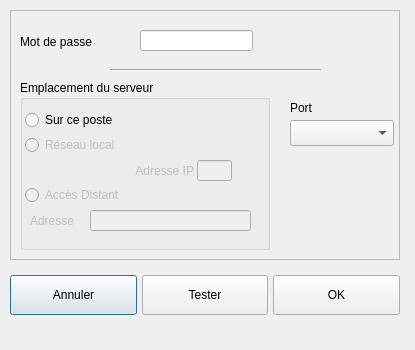
<?xml version="1.0" encoding="UTF-8"?>
<ui version="4.0">
 <class>dlg_paramconnexion</class>
 <widget class="QDialog" name="dlg_paramconnexion">
  <property name="geometry">
   <rect>
    <x>0</x>
    <y>0</y>
    <width>415</width>
    <height>350</height>
   </rect>
  </property>
  <property name="minimumSize">
   <size>
    <width>415</width>
    <height>350</height>
   </size>
  </property>
  <property name="maximumSize">
   <size>
    <width>415</width>
    <height>350</height>
   </size>
  </property>
  <property name="windowTitle">
   <string>Paramètrage de connexion à la base</string>
  </property>
  <widget class="QWidget" name="buttonsWidget" native="true">
   <property name="geometry">
    <rect>
     <x>10</x>
     <y>270</y>
     <width>390</width>
     <height>50</height>
    </rect>
   </property>
   <property name="minimumSize">
    <size>
     <width>390</width>
     <height>50</height>
    </size>
   </property>
   <property name="maximumSize">
    <size>
     <width>390</width>
     <height>50</height>
    </size>
   </property>
   <layout class="QHBoxLayout" name="horizontalLayout">
    <property name="spacing">
     <number>5</number>
    </property>
    <property name="leftMargin">
     <number>0</number>
    </property>
    <property name="topMargin">
     <number>0</number>
    </property>
    <property name="rightMargin">
     <number>0</number>
    </property>
    <property name="bottomMargin">
     <number>0</number>
    </property>
    <item>
     <widget class="UpPushButton" name="AnnuluppushButton">
      <property name="minimumSize">
       <size>
        <width>0</width>
        <height>40</height>
       </size>
      </property>
      <property name="contextMenuPolicy">
       <enum>Qt::NoContextMenu</enum>
      </property>
      <property name="text">
       <string>Annuler</string>
      </property>
      <property name="icon">
       <iconset resource="assets/Images/images.qrc">
        <normaloff>:/Supprime.png</normaloff>:/Supprime.png</iconset>
      </property>
      <property name="iconSize">
       <size>
        <width>11</width>
        <height>11</height>
       </size>
      </property>
     </widget>
    </item>
    <item>
     <widget class="UpPushButton" name="TestuppushButton">
      <property name="minimumSize">
       <size>
        <width>0</width>
        <height>40</height>
       </size>
      </property>
      <property name="contextMenuPolicy">
       <enum>Qt::NoContextMenu</enum>
      </property>
      <property name="text">
       <string>Tester</string>
      </property>
      <property name="icon">
       <iconset resource="assets/Images/images.qrc">
        <normaloff>:/Test.ico</normaloff>:/Test.ico</iconset>
      </property>
     </widget>
    </item>
    <item>
     <widget class="UpPushButton" name="OKuppushButton">
      <property name="minimumSize">
       <size>
        <width>0</width>
        <height>40</height>
       </size>
      </property>
      <property name="contextMenuPolicy">
       <enum>Qt::NoContextMenu</enum>
      </property>
      <property name="text">
       <string>OK</string>
      </property>
      <property name="icon">
       <iconset resource="assets/Images/images.qrc">
        <normaloff>:/start.png</normaloff>:/start.png</iconset>
      </property>
     </widget>
    </item>
   </layout>
  </widget>
  <widget class="QFrame" name="frame">
   <property name="geometry">
    <rect>
     <x>10</x>
     <y>10</y>
     <width>390</width>
     <height>250</height>
    </rect>
   </property>
   <property name="minimumSize">
    <size>
     <width>390</width>
     <height>250</height>
    </size>
   </property>
   <property name="maximumSize">
    <size>
     <width>390</width>
     <height>250</height>
    </size>
   </property>
   <property name="contextMenuPolicy">
    <enum>Qt::NoContextMenu</enum>
   </property>
   <property name="frameShape">
    <enum>QFrame::StyledPanel</enum>
   </property>
   <property name="frameShadow">
    <enum>QFrame::Raised</enum>
   </property>
   <widget class="QLabel" name="MDPlabel">
    <property name="geometry">
     <rect>
      <x>10</x>
      <y>24</y>
      <width>81</width>
      <height>16</height>
     </rect>
    </property>
    <property name="contextMenuPolicy">
     <enum>Qt::NoContextMenu</enum>
    </property>
    <property name="text">
     <string>Mot de passe</string>
    </property>
   </widget>
   <widget class="QLineEdit" name="MDPlineEdit">
    <property name="geometry">
     <rect>
      <x>130</x>
      <y>20</y>
      <width>113</width>
      <height>21</height>
     </rect>
    </property>
    <property name="contextMenuPolicy">
     <enum>Qt::NoContextMenu</enum>
    </property>
    <property name="echoMode">
     <enum>QLineEdit::Password</enum>
    </property>
    <property name="alignment">
     <set>Qt::AlignCenter</set>
    </property>
   </widget>
   <widget class="QGroupBox" name="AccesgroupBox">
    <property name="geometry">
     <rect>
      <x>10</x>
      <y>70</y>
      <width>250</width>
      <height>170</height>
     </rect>
    </property>
    <property name="minimumSize">
     <size>
      <width>250</width>
      <height>170</height>
     </size>
    </property>
    <property name="maximumSize">
     <size>
      <width>250</width>
      <height>170</height>
     </size>
    </property>
    <property name="focusPolicy">
     <enum>Qt::NoFocus</enum>
    </property>
    <property name="contextMenuPolicy">
     <enum>Qt::NoContextMenu</enum>
    </property>
    <property name="title">
     <string>Emplacement du serveur</string>
    </property>
    <widget class="QRadioButton" name="PosteradioButton">
     <property name="geometry">
      <rect>
       <x>5</x>
       <y>30</y>
       <width>120</width>
       <height>20</height>
      </rect>
     </property>
     <property name="focusPolicy">
      <enum>Qt::WheelFocus</enum>
     </property>
     <property name="contextMenuPolicy">
      <enum>Qt::NoContextMenu</enum>
     </property>
     <property name="text">
      <string>Sur ce poste</string>
     </property>
    </widget>
    <widget class="QRadioButton" name="LocalradioButton">
     <property name="enabled">
      <bool>false</bool>
     </property>
     <property name="geometry">
      <rect>
       <x>5</x>
       <y>55</y>
       <width>120</width>
       <height>20</height>
      </rect>
     </property>
     <property name="focusPolicy">
      <enum>Qt::WheelFocus</enum>
     </property>
     <property name="contextMenuPolicy">
      <enum>Qt::NoContextMenu</enum>
     </property>
     <property name="text">
      <string>Réseau local</string>
     </property>
    </widget>
    <widget class="QLineEdit" name="IPlineEdit">
     <property name="enabled">
      <bool>false</bool>
     </property>
     <property name="geometry">
      <rect>
       <x>177</x>
       <y>80</y>
       <width>35</width>
       <height>21</height>
      </rect>
     </property>
     <property name="focusPolicy">
      <enum>Qt::WheelFocus</enum>
     </property>
     <property name="contextMenuPolicy">
      <enum>Qt::NoContextMenu</enum>
     </property>
     <property name="alignment">
      <set>Qt::AlignCenter</set>
     </property>
    </widget>
    <widget class="QLabel" name="IPlabel">
     <property name="enabled">
      <bool>false</bool>
     </property>
     <property name="geometry">
      <rect>
       <x>13</x>
       <y>83</y>
       <width>161</width>
       <height>16</height>
      </rect>
     </property>
     <property name="contextMenuPolicy">
      <enum>Qt::NoContextMenu</enum>
     </property>
     <property name="text">
      <string>Adresse IP</string>
     </property>
     <property name="alignment">
      <set>Qt::AlignRight|Qt::AlignTrailing|Qt::AlignVCenter</set>
     </property>
    </widget>
    <widget class="QRadioButton" name="DistantradioButton">
     <property name="enabled">
      <bool>false</bool>
     </property>
     <property name="geometry">
      <rect>
       <x>5</x>
       <y>105</y>
       <width>120</width>
       <height>20</height>
      </rect>
     </property>
     <property name="text">
      <string>Accès Distant</string>
     </property>
    </widget>
    <widget class="QLineEdit" name="DistantlineEdit">
     <property name="enabled">
      <bool>false</bool>
     </property>
     <property name="geometry">
      <rect>
       <x>70</x>
       <y>130</y>
       <width>161</width>
       <height>21</height>
      </rect>
     </property>
    </widget>
    <widget class="QLabel" name="DistantLabel">
     <property name="enabled">
      <bool>false</bool>
     </property>
     <property name="geometry">
      <rect>
       <x>10</x>
       <y>133</y>
       <width>60</width>
       <height>16</height>
      </rect>
     </property>
     <property name="text">
      <string>Adresse</string>
     </property>
    </widget>
   </widget>
   <widget class="QComboBox" name="PortcomboBox">
    <property name="geometry">
     <rect>
      <x>280</x>
      <y>110</y>
      <width>104</width>
      <height>26</height>
     </rect>
    </property>
    <property name="contextMenuPolicy">
     <enum>Qt::NoContextMenu</enum>
    </property>
   </widget>
   <widget class="QLabel" name="Portlabel">
    <property name="geometry">
     <rect>
      <x>280</x>
      <y>90</y>
      <width>60</width>
      <height>16</height>
     </rect>
    </property>
    <property name="contextMenuPolicy">
     <enum>Qt::NoContextMenu</enum>
    </property>
    <property name="text">
     <string>Port</string>
    </property>
   </widget>
   <widget class="Line" name="line">
    <property name="geometry">
     <rect>
      <x>100</x>
      <y>50</y>
      <width>211</width>
      <height>20</height>
     </rect>
    </property>
    <property name="orientation">
     <enum>Qt::Horizontal</enum>
    </property>
   </widget>
  </widget>
 </widget>
 <customwidgets>
  <customwidget>
   <class>UpPushButton</class>
   <extends>QPushButton</extends>
   <header>uppushbutton.h</header>
  </customwidget>
 </customwidgets>
 <tabstops>
  <tabstop>MDPlineEdit</tabstop>
  <tabstop>AccesgroupBox</tabstop>
  <tabstop>PosteradioButton</tabstop>
  <tabstop>LocalradioButton</tabstop>
  <tabstop>IPlineEdit</tabstop>
  <tabstop>PortcomboBox</tabstop>
  <tabstop>AnnuluppushButton</tabstop>
  <tabstop>TestuppushButton</tabstop>
  <tabstop>OKuppushButton</tabstop>
 </tabstops>
 <resources>
  <include location="assets/Images/images.qrc"/>
 </resources>
 <connections/>
</ui>
